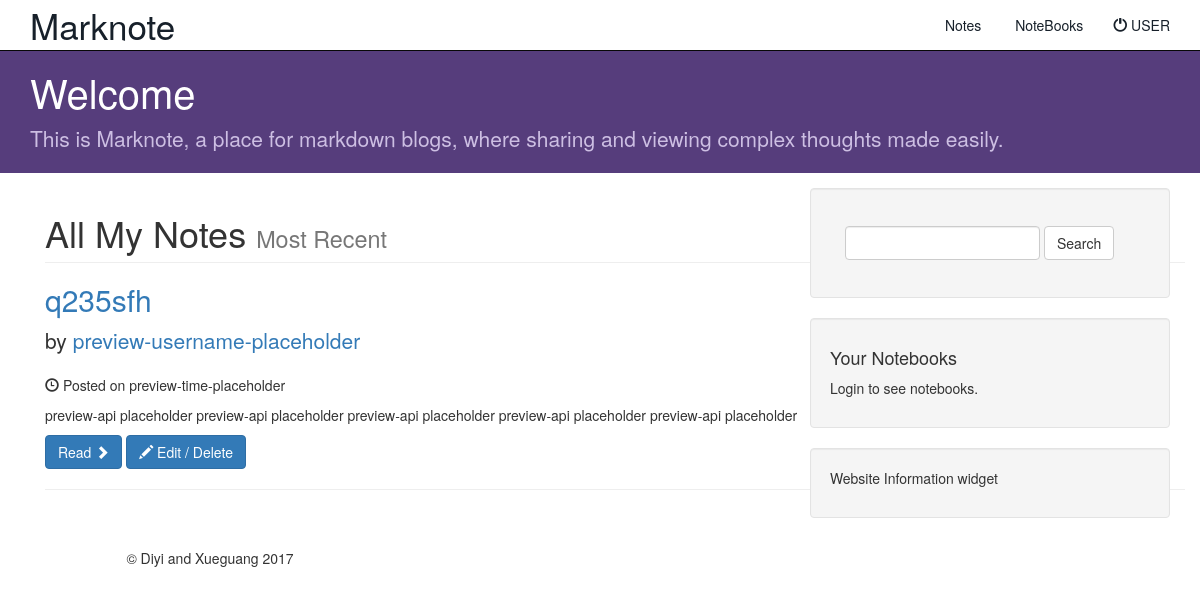
/wowCS/see/1/, run on an earlier commit of the app's database.
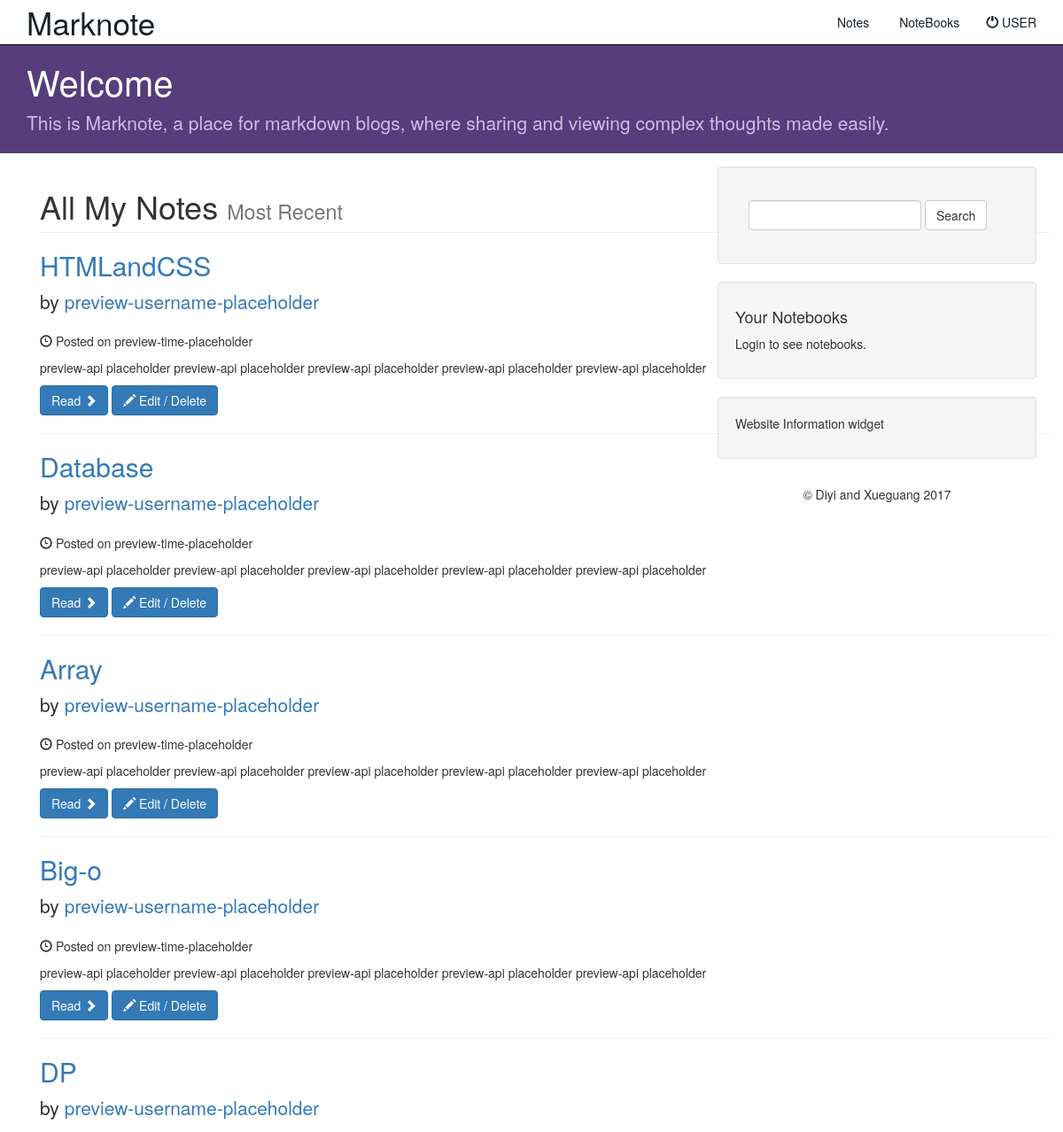
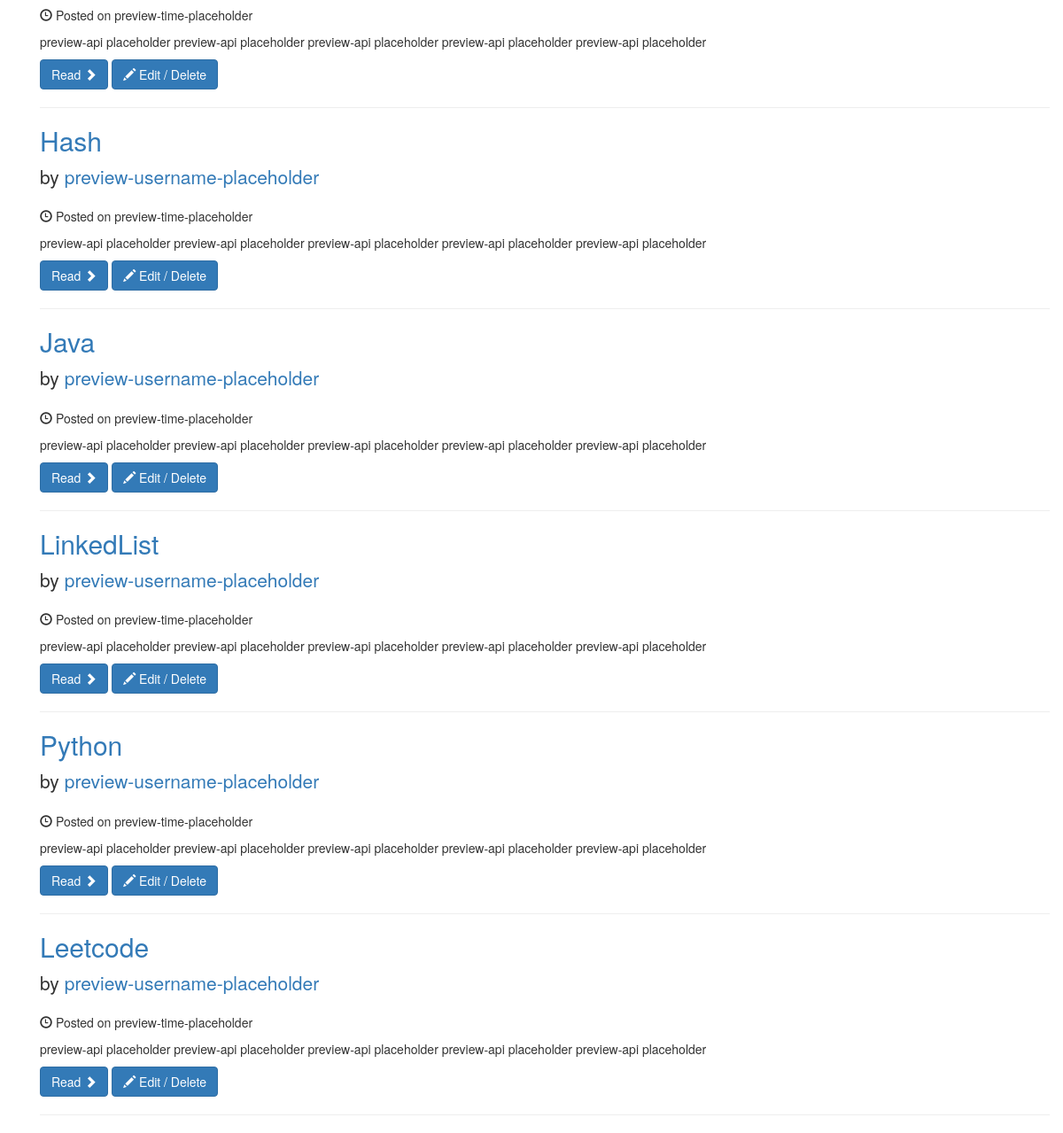
And on a later commit of the database (2 pictures, top to bottom).
### wowCS/models.py (models this page shows, shortened)
class Note(models.Model):
    notebook = models.ForeignKey(Notebook,on_delete= models.CASCADE,null=True,blank=True)
    user = models.ForeignKey(User, default=1)
    note_title = models.CharField(max_length=200)
    note_content = models.TextField()
    ispublic = models.BooleanField(default=True)
    favorite_count = models.IntegerField(default=0)
    date = models.DateTimeField(default=datetime.now, blank=True)

### wowCS/views.py (the view)
# urls.py: url(r'^see/(?P<user_id>[0-9]+)/$',views.UserView.as_view(), name = 'see'),
class UserView(generic.ListView):
    template_name = 'wowCS/show_all_notes.html'
    context_object_name = 'all_notes'
    def get(self, request, *args, **kwargs):
        self.object_list = self.get_queryset()
        context = self.get_context_data()
        context['header_text'] = "All notes from this user"
        return self.render_to_response(context)
    def get_queryset(self):
        notes= []
        target = User.objects.get(id=self.kwargs.get('user_id'))
        for notebook in Notebook.objects.filter(user=target):
            for note in notebook.note_set.all():
                if note.ispublic:
                    notes.append(note.pk)
        return Note.objects.filter(pk__in=notes)

### wowCS/templates/wowCS/show_all_notes.html
{% extends 'wowCS/base.html' %}
{% block navbar %}
{% include 'wowCS/navbar.html' with islogin=True %}
{% endblock %}
{% block body %}
{% if all_notes %}
<div class="container">
  <div class="row">
    <div class="col-md-12">
    <h1 class="page-header">
        All My Notes
        <small>Most Recent</small>
    </h1>
        {% for note in all_notes %}
        <h2>
            <a href="#" onclick='window.location="{% url 'wowCS:detail' note.id %}"'>
              {{note.note_title}}
            </a>
        </h2>
        <p class="lead">
            by <a href="#">preview-username-placeholder</a>
        </p>
        <p><span class="glyphicon glyphicon-time"></span> Posted on preview-time-placeholder</p>
        <p> preview-api placeholder preview-api placeholder preview-api placeholder preview-api placeholder preview-api placeholder</p>
        <a class="btn btn-primary"  href="#" onclick='window.location="{% url 'wowCS:detail' note.id %}"'>
          Read <span class="glyphicon glyphicon-chevron-right"></span></a>
        <a class="btn btn-primary"  href="#" onclick='window.location="{% url 'wowCS:note-update' note.id %}"'>
          <span class="glyphicon glyphicon-pencil"></span> Edit / Delete </a>
        <hr>
        {% endfor %}
  </div>
  </div>
</div>
{% else %}
<h3> You don't have any note yet.</h3>
{% endif %}
{% endblock %}
{% block sidebar %}
{% include 'wowCS/sidebar.html' %}
{% endblock %}

What changed in the data, as far as the page shows it:
removed Note: note_title "q235sfh"
added Note: note_title "HTMLandCSS"
added Note: note_title "Database"
added Note: note_title "Array"
added Note: note_title "Big-o"
added Note: note_title "DP"
added Note: note_title "Hash"
added Note: note_title "Java"
added Note: note_title "LinkedList"
added Note: note_title "Python"
added Note: note_title "Leetcode"
